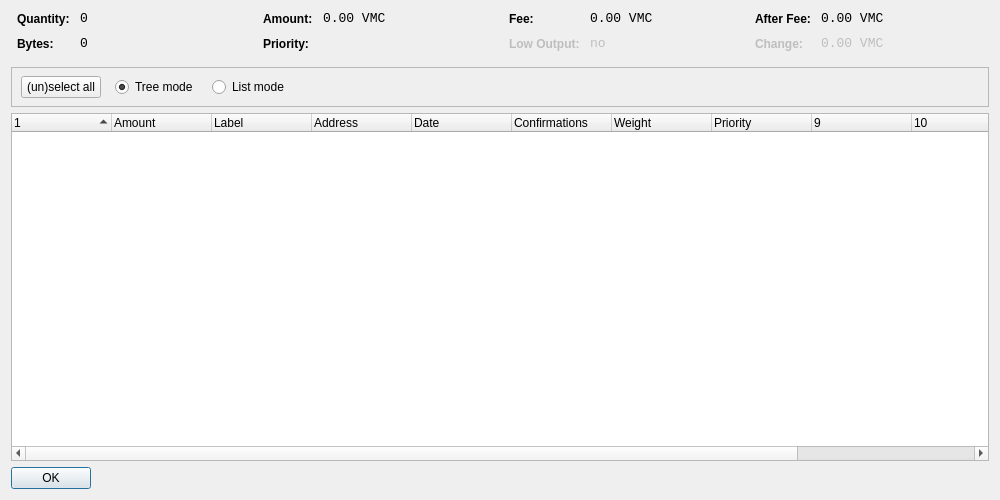
<?xml version="1.0" encoding="UTF-8"?>
<ui version="4.0">
 <class>CoinControlDialog</class>
 <widget class="QWidget" name="CoinControlDialog">
  <property name="geometry">
   <rect>
    <x>0</x>
    <y>0</y>
    <width>1000</width>
    <height>500</height>
   </rect>
  </property>
  <property name="windowTitle">
   <string>Coin Control</string>
  </property>
  <layout class="QVBoxLayout" name="verticalLayout">
   <item>
    <layout class="QHBoxLayout" name="horizontalLayoutTop" stretch="0,0,0,0">
     <property name="topMargin">
      <number>0</number>
     </property>
     <property name="bottomMargin">
      <number>10</number>
     </property>
     <item>
      <layout class="QFormLayout" name="formLayoutCoinControl1">
       <property name="horizontalSpacing">
        <number>10</number>
       </property>
       <property name="verticalSpacing">
        <number>10</number>
       </property>
       <property name="leftMargin">
        <number>6</number>
       </property>
       <property name="rightMargin">
        <number>6</number>
       </property>
       <item row="0" column="0">
        <widget class="QLabel" name="labelCoinControlQuantityText">
         <property name="styleSheet">
          <string notr="true">font-weight:bold;</string>
         </property>
         <property name="text">
          <string>Quantity:</string>
         </property>
        </widget>
       </item>
       <item row="0" column="1">
        <widget class="QLabel" name="labelCoinControlQuantity">
         <property name="font">
          <font>
           <family>Monospace</family>
           <pointsize>10</pointsize>
          </font>
         </property>
         <property name="cursor">
          <cursorShape>IBeamCursor</cursorShape>
         </property>
         <property name="contextMenuPolicy">
          <enum>Qt::ActionsContextMenu</enum>
         </property>
         <property name="text">
          <string notr="true">0</string>
         </property>
         <property name="textInteractionFlags">
          <set>Qt::LinksAccessibleByMouse|Qt::TextSelectableByKeyboard|Qt::TextSelectableByMouse</set>
         </property>
        </widget>
       </item>
       <item row="1" column="0">
        <widget class="QLabel" name="labelCoinControlBytesText">
         <property name="styleSheet">
          <string notr="true">font-weight:bold;</string>
         </property>
         <property name="text">
          <string>Bytes:</string>
         </property>
        </widget>
       </item>
       <item row="1" column="1">
        <widget class="QLabel" name="labelCoinControlBytes">
         <property name="font">
          <font>
           <family>Monospace</family>
           <pointsize>10</pointsize>
          </font>
         </property>
         <property name="cursor">
          <cursorShape>IBeamCursor</cursorShape>
         </property>
         <property name="contextMenuPolicy">
          <enum>Qt::ActionsContextMenu</enum>
         </property>
         <property name="text">
          <string notr="true">0</string>
         </property>
         <property name="textInteractionFlags">
          <set>Qt::LinksAccessibleByMouse|Qt::TextSelectableByKeyboard|Qt::TextSelectableByMouse</set>
         </property>
        </widget>
       </item>
      </layout>
     </item>
     <item>
      <layout class="QFormLayout" name="formLayoutCoinControl2">
       <property name="horizontalSpacing">
        <number>10</number>
       </property>
       <property name="verticalSpacing">
        <number>10</number>
       </property>
       <property name="leftMargin">
        <number>6</number>
       </property>
       <property name="rightMargin">
        <number>6</number>
       </property>
       <item row="0" column="0">
        <widget class="QLabel" name="labelCoinControlAmountText">
         <property name="styleSheet">
          <string notr="true">font-weight:bold;</string>
         </property>
         <property name="text">
          <string>Amount:</string>
         </property>
        </widget>
       </item>
       <item row="0" column="1">
        <widget class="QLabel" name="labelCoinControlAmount">
         <property name="font">
          <font>
           <family>Monospace</family>
           <pointsize>10</pointsize>
          </font>
         </property>
         <property name="cursor">
          <cursorShape>IBeamCursor</cursorShape>
         </property>
         <property name="contextMenuPolicy">
          <enum>Qt::ActionsContextMenu</enum>
         </property>
         <property name="text">
          <string notr="true">0.00 VMC</string>
         </property>
         <property name="textInteractionFlags">
          <set>Qt::LinksAccessibleByMouse|Qt::TextSelectableByKeyboard|Qt::TextSelectableByMouse</set>
         </property>
        </widget>
       </item>
       <item row="1" column="0">
        <widget class="QLabel" name="labelCoinControlPriorityText">
         <property name="styleSheet">
          <string notr="true">font-weight:bold;</string>
         </property>
         <property name="text">
          <string>Priority:</string>
         </property>
        </widget>
       </item>
       <item row="1" column="1">
        <widget class="QLabel" name="labelCoinControlPriority">
         <property name="font">
          <font>
           <family>Monospace</family>
           <pointsize>10</pointsize>
          </font>
         </property>
         <property name="cursor">
          <cursorShape>IBeamCursor</cursorShape>
         </property>
         <property name="contextMenuPolicy">
          <enum>Qt::ActionsContextMenu</enum>
         </property>
         <property name="text">
          <string/>
         </property>
         <property name="textInteractionFlags">
          <set>Qt::LinksAccessibleByMouse|Qt::TextSelectableByKeyboard|Qt::TextSelectableByMouse</set>
         </property>
        </widget>
       </item>
      </layout>
     </item>
     <item>
      <layout class="QFormLayout" name="formLayoutCoinControl3">
       <property name="horizontalSpacing">
        <number>10</number>
       </property>
       <property name="verticalSpacing">
        <number>10</number>
       </property>
       <property name="leftMargin">
        <number>6</number>
       </property>
       <property name="rightMargin">
        <number>6</number>
       </property>
       <item row="0" column="0">
        <widget class="QLabel" name="labelCoinControlFeeText">
         <property name="styleSheet">
          <string notr="true">font-weight:bold;</string>
         </property>
         <property name="text">
          <string>Fee:</string>
         </property>
        </widget>
       </item>
       <item row="0" column="1">
        <widget class="QLabel" name="labelCoinControlFee">
         <property name="font">
          <font>
           <family>Monospace</family>
           <pointsize>10</pointsize>
          </font>
         </property>
         <property name="cursor">
          <cursorShape>IBeamCursor</cursorShape>
         </property>
         <property name="contextMenuPolicy">
          <enum>Qt::ActionsContextMenu</enum>
         </property>
         <property name="text">
          <string notr="true">0.00 VMC</string>
         </property>
         <property name="textInteractionFlags">
          <set>Qt::LinksAccessibleByMouse|Qt::TextSelectableByKeyboard|Qt::TextSelectableByMouse</set>
         </property>
        </widget>
       </item>
       <item row="1" column="0">
        <widget class="QLabel" name="labelCoinControlLowOutputText">
         <property name="enabled">
          <bool>false</bool>
         </property>
         <property name="styleSheet">
          <string notr="true">font-weight:bold;</string>
         </property>
         <property name="text">
          <string>Low Output:</string>
         </property>
        </widget>
       </item>
       <item row="1" column="1">
        <widget class="QLabel" name="labelCoinControlLowOutput">
         <property name="enabled">
          <bool>false</bool>
         </property>
         <property name="font">
          <font>
           <family>Monospace</family>
           <pointsize>10</pointsize>
          </font>
         </property>
         <property name="cursor">
          <cursorShape>IBeamCursor</cursorShape>
         </property>
         <property name="contextMenuPolicy">
          <enum>Qt::ActionsContextMenu</enum>
         </property>
         <property name="text">
          <string>no</string>
         </property>
         <property name="textInteractionFlags">
          <set>Qt::LinksAccessibleByMouse|Qt::TextSelectableByKeyboard|Qt::TextSelectableByMouse</set>
         </property>
        </widget>
       </item>
      </layout>
     </item>
     <item>
      <layout class="QFormLayout" name="formLayoutCoinControl4">
       <property name="horizontalSpacing">
        <number>10</number>
       </property>
       <property name="verticalSpacing">
        <number>10</number>
       </property>
       <property name="leftMargin">
        <number>6</number>
       </property>
       <property name="rightMargin">
        <number>6</number>
       </property>
       <item row="0" column="0">
        <widget class="QLabel" name="labelCoinControlAfterFeeText">
         <property name="styleSheet">
          <string notr="true">font-weight:bold;</string>
         </property>
         <property name="text">
          <string>After Fee:</string>
         </property>
        </widget>
       </item>
       <item row="0" column="1">
        <widget class="QLabel" name="labelCoinControlAfterFee">
         <property name="font">
          <font>
           <family>Monospace</family>
           <pointsize>10</pointsize>
          </font>
         </property>
         <property name="cursor">
          <cursorShape>IBeamCursor</cursorShape>
         </property>
         <property name="contextMenuPolicy">
          <enum>Qt::ActionsContextMenu</enum>
         </property>
         <property name="text">
          <string notr="true">0.00 VMC</string>
         </property>
         <property name="textInteractionFlags">
          <set>Qt::LinksAccessibleByMouse|Qt::TextSelectableByKeyboard|Qt::TextSelectableByMouse</set>
         </property>
        </widget>
       </item>
       <item row="1" column="0">
        <widget class="QLabel" name="labelCoinControlChangeText">
         <property name="enabled">
          <bool>false</bool>
         </property>
         <property name="styleSheet">
          <string notr="true">font-weight:bold;</string>
         </property>
         <property name="text">
          <string>Change:</string>
         </property>
        </widget>
       </item>
       <item row="1" column="1">
        <widget class="QLabel" name="labelCoinControlChange">
         <property name="enabled">
          <bool>false</bool>
         </property>
         <property name="font">
          <font>
           <family>Monospace</family>
           <pointsize>10</pointsize>
          </font>
         </property>
         <property name="cursor">
          <cursorShape>IBeamCursor</cursorShape>
         </property>
         <property name="contextMenuPolicy">
          <enum>Qt::ActionsContextMenu</enum>
         </property>
         <property name="text">
          <string notr="true">0.00 VMC</string>
         </property>
         <property name="textInteractionFlags">
          <set>Qt::LinksAccessibleByMouse|Qt::TextSelectableByKeyboard|Qt::TextSelectableByMouse</set>
         </property>
        </widget>
       </item>
      </layout>
     </item>
    </layout>
   </item>
   <item>
    <widget class="QFrame" name="frame">
     <property name="minimumSize">
      <size>
       <width>0</width>
       <height>40</height>
      </size>
     </property>
     <property name="frameShape">
      <enum>QFrame::StyledPanel</enum>
     </property>
     <property name="frameShadow">
      <enum>QFrame::Sunken</enum>
     </property>
     <widget class="QWidget" name="horizontalLayoutWidget">
      <property name="geometry">
       <rect>
        <x>10</x>
        <y>0</y>
        <width>781</width>
        <height>41</height>
       </rect>
      </property>
      <layout class="QHBoxLayout" name="horizontalLayoutPanel" stretch="0,0,0,0">
       <property name="spacing">
        <number>14</number>
       </property>
       <item>
        <widget class="QPushButton" name="pushButtonSelectAll">
         <property name="sizePolicy">
          <sizepolicy hsizetype="Maximum" vsizetype="Fixed">
           <horstretch>0</horstretch>
           <verstretch>0</verstretch>
          </sizepolicy>
         </property>
         <property name="text">
          <string>(un)select all</string>
         </property>
        </widget>
       </item>
       <item>
        <widget class="QRadioButton" name="radioTreeMode">
         <property name="sizePolicy">
          <sizepolicy hsizetype="Maximum" vsizetype="Fixed">
           <horstretch>0</horstretch>
           <verstretch>0</verstretch>
          </sizepolicy>
         </property>
         <property name="text">
          <string>Tree mode</string>
         </property>
         <property name="checked">
          <bool>true</bool>
         </property>
        </widget>
       </item>
       <item>
        <widget class="QRadioButton" name="radioListMode">
         <property name="sizePolicy">
          <sizepolicy hsizetype="Maximum" vsizetype="Fixed">
           <horstretch>0</horstretch>
           <verstretch>0</verstretch>
          </sizepolicy>
         </property>
         <property name="text">
          <string>List mode</string>
         </property>
        </widget>
       </item>
       <item>
        <spacer name="horizontalSpacer">
         <property name="orientation">
          <enum>Qt::Horizontal</enum>
         </property>
         <property name="sizeHint" stdset="0">
          <size>
           <width>40</width>
           <height>20</height>
          </size>
         </property>
        </spacer>
       </item>
      </layout>
     </widget>
    </widget>
   </item>
   <item>
    <widget class="CoinControlTreeWidget" name="treeWidget">
     <property name="contextMenuPolicy">
      <enum>Qt::CustomContextMenu</enum>
     </property>
     <property name="sortingEnabled">
      <bool>false</bool>
     </property>
     <property name="columnCount">
      <number>12</number>
     </property>
     <attribute name="headerShowSortIndicator" stdset="0">
      <bool>true</bool>
     </attribute>
     <attribute name="headerStretchLastSection">
      <bool>false</bool>
     </attribute>
     <column>
      <property name="text">
       <string/>
      </property>
     </column>
     <column>
      <property name="text">
       <string>Amount</string>
      </property>
     </column>
     <column>
      <property name="text">
       <string>Label</string>
      </property>
     </column>
     <column>
      <property name="text">
       <string>Address</string>
      </property>
     </column>
     <column>
      <property name="text">
       <string>Date</string>
      </property>
     </column>
     <column>
      <property name="text">
       <string>Confirmations</string>
      </property>
      <property name="toolTip">
       <string>Confirmed</string>
      </property>
     </column>
     <column>
      <property name="text">
       <string>Weight</string>
      </property>
     </column>
     <column>
      <property name="text">
       <string>Priority</string>
      </property>
     </column>
     <column>
      <property name="text">
       <string/>
      </property>
     </column>
     <column>
      <property name="text">
       <string/>
      </property>
     </column>
     <column>
      <property name="text">
       <string/>
      </property>
     </column>
     <column>
      <property name="text">
       <string/>
      </property>
     </column>
    </widget>
   </item>
   <item>
    <widget class="QDialogButtonBox" name="buttonBox">
     <property name="sizePolicy">
      <sizepolicy hsizetype="Maximum" vsizetype="Fixed">
       <horstretch>0</horstretch>
       <verstretch>0</verstretch>
      </sizepolicy>
     </property>
     <property name="orientation">
      <enum>Qt::Horizontal</enum>
     </property>
     <property name="standardButtons">
      <set>QDialogButtonBox::Ok</set>
     </property>
    </widget>
   </item>
  </layout>
 </widget>
 <customwidgets>
  <customwidget>
   <class>CoinControlTreeWidget</class>
   <extends>QTreeWidget</extends>
   <header>coincontroltreewidget.h</header>
  </customwidget>
 </customwidgets>
 <resources/>
 <connections/>
</ui>
